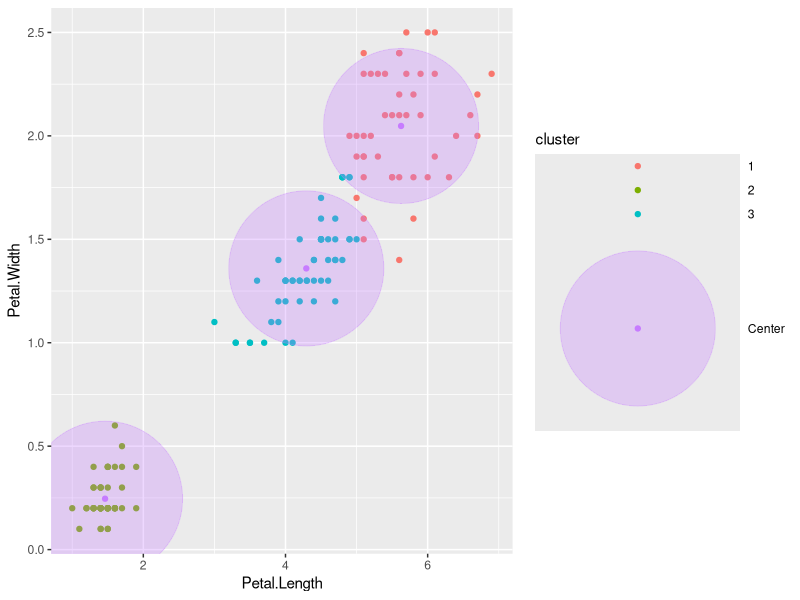
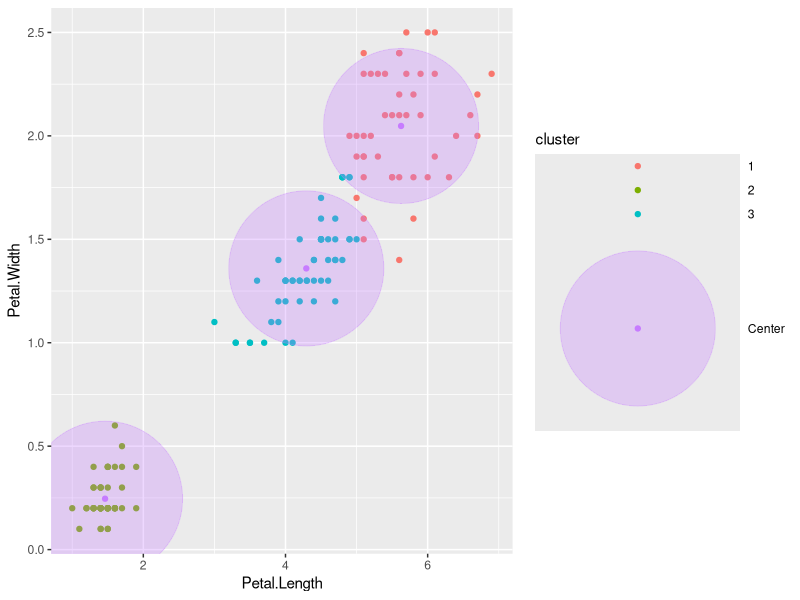

The R source for these figures, in order: (Note: this script raises an error after producing the figures.)
#kmeans plots

df=iris
m=as.matrix(cbind(df$Petal.Length, df$Petal.Width),ncol=2)

#Now we will do the actual clustering.

cl=(kmeans(m,3))

#The cl object contains a number of interesting attributes associated with the model.

cl$size
cl$withinss

#Next we do a bit of data formatting and preparation for subsequent calls to graph the data.  Notice that we add the cluster information back to our original data frame.  This is a good organization of the data and also a requirement for working with ggplot2 which is designed to use data frames.

df$cluster=factor(cl$cluster)
centers=as.data.frame(cl$centers)

#The following graph color codes the points by cluster.  We also add the centers and a semi transparent halo around the center to emphasize the place of the center… and its role in classifying the observations into clusters.

library(ggplot2)
centers
ggplot(data=df, aes(x=Petal.Length, y=Petal.Width, color=cluster )) +  geom_point() +  geom_point(data=centers, aes(x=V1,y=V2, color='Center'))  + geom_point(data=centers, aes(x=V1,y=V2, color='Center'), size=52, alpha=.3)

library(sqldf)
sqldf('select Species, cluster, count(*) from df group by Species, Cluster')


#oultiers
df2 = sqldf('select * from df where (Species || cluster) in (select Species || cluster from df group by Species, Cluster having count(*) < 10)')
df2

#sqldf('select Species || cluster from df group by Species, Cluster having count(*) < 10')

last_plot()
last_plot() +  geom_point(data=df2, aes(x=Petal_Length, y=Petal_Width, shape=5, alpha=.7, size=4.5), legend=FALSE) 
